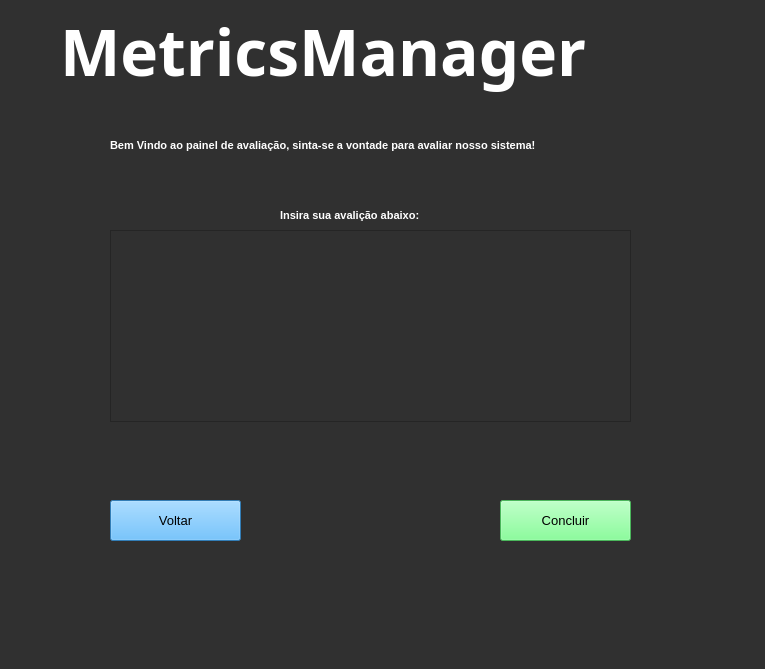
<?xml version="1.0" encoding="UTF-8"?>
<ui version="4.0">
 <class>Avaliation</class>
 <widget class="QMainWindow" name="Avaliation">
  <property name="geometry">
   <rect>
    <x>0</x>
    <y>0</y>
    <width>765</width>
    <height>669</height>
   </rect>
  </property>
  <property name="minimumSize">
   <size>
    <width>765</width>
    <height>669</height>
   </size>
  </property>
  <property name="maximumSize">
   <size>
    <width>765</width>
    <height>669</height>
   </size>
  </property>
  <property name="windowTitle">
   <string notr="true">Avaliação</string>
  </property>
  <property name="windowIcon">
   <iconset resource="imgs.qrc">
    <normaloff>:/Img/reveja (2).png</normaloff>:/Img/reveja (2).png</iconset>
  </property>
  <property name="styleSheet">
   <string notr="true">background-color: rgb(48, 48, 48);</string>
  </property>
  <property name="dockNestingEnabled">
   <bool>false</bool>
  </property>
  <widget class="QWidget" name="centralwidget">
   <widget class="QLabel" name="label">
    <property name="geometry">
     <rect>
      <x>60</x>
      <y>0</y>
      <width>661</width>
      <height>101</height>
     </rect>
    </property>
    <property name="minimumSize">
     <size>
      <width>0</width>
      <height>51</height>
     </size>
    </property>
    <property name="font">
     <font>
      <family>Segoe UI Black</family>
      <pointsize>48</pointsize>
      <weight>75</weight>
      <bold>true</bold>
     </font>
    </property>
    <property name="styleSheet">
     <string notr="true">color: rgb(255, 255, 255);</string>
    </property>
    <property name="text">
     <string>MetricsManager</string>
    </property>
   </widget>
   <widget class="QLabel" name="label_2">
    <property name="geometry">
     <rect>
      <x>110</x>
      <y>110</y>
      <width>531</width>
      <height>71</height>
     </rect>
    </property>
    <property name="font">
     <font>
      <pointsize>8</pointsize>
      <weight>75</weight>
      <bold>true</bold>
     </font>
    </property>
    <property name="styleSheet">
     <string notr="true">color: rgb(255, 255, 255);</string>
    </property>
    <property name="text">
     <string>Bem Vindo ao painel de avaliação, sinta-se a vontade para avaliar nosso sistema!</string>
    </property>
   </widget>
   <widget class="QLabel" name="label_3">
    <property name="geometry">
     <rect>
      <x>280</x>
      <y>190</y>
      <width>181</width>
      <height>51</height>
     </rect>
    </property>
    <property name="font">
     <font>
      <pointsize>8</pointsize>
      <weight>75</weight>
      <bold>true</bold>
     </font>
    </property>
    <property name="styleSheet">
     <string notr="true">color: rgb(255, 255, 255);</string>
    </property>
    <property name="text">
     <string>Insira sua avalição abaixo:</string>
    </property>
   </widget>
   <widget class="QPlainTextEdit" name="plainTextEdit">
    <property name="geometry">
     <rect>
      <x>110</x>
      <y>230</y>
      <width>521</width>
      <height>192</height>
     </rect>
    </property>
    <property name="styleSheet">
     <string notr="true">color: rgb(255, 255, 255);</string>
    </property>
   </widget>
   <widget class="QPushButton" name="pushButton">
    <property name="geometry">
     <rect>
      <x>500</x>
      <y>500</y>
      <width>131</width>
      <height>41</height>
     </rect>
    </property>
    <property name="palette">
     <palette>
      <active>
       <colorrole role="WindowText">
        <brush brushstyle="SolidPattern">
         <color alpha="255">
          <red>0</red>
          <green>0</green>
          <blue>0</blue>
         </color>
        </brush>
       </colorrole>
       <colorrole role="Button">
        <brush brushstyle="SolidPattern">
         <color alpha="255">
          <red>103</red>
          <green>255</green>
          <blue>128</blue>
         </color>
        </brush>
       </colorrole>
       <colorrole role="Light">
        <brush brushstyle="SolidPattern">
         <color alpha="255">
          <red>125</red>
          <green>182</green>
          <blue>255</blue>
         </color>
        </brush>
       </colorrole>
       <colorrole role="Midlight">
        <brush brushstyle="SolidPattern">
         <color alpha="255">
          <red>72</red>
          <green>148</green>
          <blue>247</blue>
         </color>
        </brush>
       </colorrole>
       <colorrole role="Dark">
        <brush brushstyle="SolidPattern">
         <color alpha="255">
          <red>9</red>
          <green>57</green>
          <blue>120</blue>
         </color>
        </brush>
       </colorrole>
       <colorrole role="Mid">
        <brush brushstyle="SolidPattern">
         <color alpha="255">
          <red>12</red>
          <green>76</green>
          <blue>160</blue>
         </color>
        </brush>
       </colorrole>
       <colorrole role="Text">
        <brush brushstyle="SolidPattern">
         <color alpha="255">
          <red>0</red>
          <green>0</green>
          <blue>0</blue>
         </color>
        </brush>
       </colorrole>
       <colorrole role="BrightText">
        <brush brushstyle="SolidPattern">
         <color alpha="255">
          <red>255</red>
          <green>255</green>
          <blue>255</blue>
         </color>
        </brush>
       </colorrole>
       <colorrole role="ButtonText">
        <brush brushstyle="SolidPattern">
         <color alpha="255">
          <red>0</red>
          <green>0</green>
          <blue>0</blue>
         </color>
        </brush>
       </colorrole>
       <colorrole role="Base">
        <brush brushstyle="SolidPattern">
         <color alpha="255">
          <red>103</red>
          <green>255</green>
          <blue>128</blue>
         </color>
        </brush>
       </colorrole>
       <colorrole role="Window">
        <brush brushstyle="SolidPattern">
         <color alpha="255">
          <red>103</red>
          <green>255</green>
          <blue>128</blue>
         </color>
        </brush>
       </colorrole>
       <colorrole role="Shadow">
        <brush brushstyle="SolidPattern">
         <color alpha="255">
          <red>0</red>
          <green>0</green>
          <blue>0</blue>
         </color>
        </brush>
       </colorrole>
       <colorrole role="AlternateBase">
        <brush brushstyle="SolidPattern">
         <color alpha="255">
          <red>137</red>
          <green>185</green>
          <blue>247</blue>
         </color>
        </brush>
       </colorrole>
       <colorrole role="ToolTipBase">
        <brush brushstyle="SolidPattern">
         <color alpha="255">
          <red>255</red>
          <green>255</green>
          <blue>220</blue>
         </color>
        </brush>
       </colorrole>
       <colorrole role="ToolTipText">
        <brush brushstyle="SolidPattern">
         <color alpha="255">
          <red>0</red>
          <green>0</green>
          <blue>0</blue>
         </color>
        </brush>
       </colorrole>
       <colorrole role="PlaceholderText">
        <brush brushstyle="SolidPattern">
         <color alpha="128">
          <red>0</red>
          <green>0</green>
          <blue>0</blue>
         </color>
        </brush>
       </colorrole>
      </active>
      <inactive>
       <colorrole role="WindowText">
        <brush brushstyle="SolidPattern">
         <color alpha="255">
          <red>0</red>
          <green>0</green>
          <blue>0</blue>
         </color>
        </brush>
       </colorrole>
       <colorrole role="Button">
        <brush brushstyle="SolidPattern">
         <color alpha="255">
          <red>103</red>
          <green>255</green>
          <blue>128</blue>
         </color>
        </brush>
       </colorrole>
       <colorrole role="Light">
        <brush brushstyle="SolidPattern">
         <color alpha="255">
          <red>125</red>
          <green>182</green>
          <blue>255</blue>
         </color>
        </brush>
       </colorrole>
       <colorrole role="Midlight">
        <brush brushstyle="SolidPattern">
         <color alpha="255">
          <red>72</red>
          <green>148</green>
          <blue>247</blue>
         </color>
        </brush>
       </colorrole>
       <colorrole role="Dark">
        <brush brushstyle="SolidPattern">
         <color alpha="255">
          <red>9</red>
          <green>57</green>
          <blue>120</blue>
         </color>
        </brush>
       </colorrole>
       <colorrole role="Mid">
        <brush brushstyle="SolidPattern">
         <color alpha="255">
          <red>12</red>
          <green>76</green>
          <blue>160</blue>
         </color>
        </brush>
       </colorrole>
       <colorrole role="Text">
        <brush brushstyle="SolidPattern">
         <color alpha="255">
          <red>0</red>
          <green>0</green>
          <blue>0</blue>
         </color>
        </brush>
       </colorrole>
       <colorrole role="BrightText">
        <brush brushstyle="SolidPattern">
         <color alpha="255">
          <red>255</red>
          <green>255</green>
          <blue>255</blue>
         </color>
        </brush>
       </colorrole>
       <colorrole role="ButtonText">
        <brush brushstyle="SolidPattern">
         <color alpha="255">
          <red>0</red>
          <green>0</green>
          <blue>0</blue>
         </color>
        </brush>
       </colorrole>
       <colorrole role="Base">
        <brush brushstyle="SolidPattern">
         <color alpha="255">
          <red>103</red>
          <green>255</green>
          <blue>128</blue>
         </color>
        </brush>
       </colorrole>
       <colorrole role="Window">
        <brush brushstyle="SolidPattern">
         <color alpha="255">
          <red>103</red>
          <green>255</green>
          <blue>128</blue>
         </color>
        </brush>
       </colorrole>
       <colorrole role="Shadow">
        <brush brushstyle="SolidPattern">
         <color alpha="255">
          <red>0</red>
          <green>0</green>
          <blue>0</blue>
         </color>
        </brush>
       </colorrole>
       <colorrole role="AlternateBase">
        <brush brushstyle="SolidPattern">
         <color alpha="255">
          <red>137</red>
          <green>185</green>
          <blue>247</blue>
         </color>
        </brush>
       </colorrole>
       <colorrole role="ToolTipBase">
        <brush brushstyle="SolidPattern">
         <color alpha="255">
          <red>255</red>
          <green>255</green>
          <blue>220</blue>
         </color>
        </brush>
       </colorrole>
       <colorrole role="ToolTipText">
        <brush brushstyle="SolidPattern">
         <color alpha="255">
          <red>0</red>
          <green>0</green>
          <blue>0</blue>
         </color>
        </brush>
       </colorrole>
       <colorrole role="PlaceholderText">
        <brush brushstyle="SolidPattern">
         <color alpha="128">
          <red>0</red>
          <green>0</green>
          <blue>0</blue>
         </color>
        </brush>
       </colorrole>
      </inactive>
      <disabled>
       <colorrole role="WindowText">
        <brush brushstyle="SolidPattern">
         <color alpha="255">
          <red>9</red>
          <green>57</green>
          <blue>120</blue>
         </color>
        </brush>
       </colorrole>
       <colorrole role="Button">
        <brush brushstyle="SolidPattern">
         <color alpha="255">
          <red>103</red>
          <green>255</green>
          <blue>128</blue>
         </color>
        </brush>
       </colorrole>
       <colorrole role="Light">
        <brush brushstyle="SolidPattern">
         <color alpha="255">
          <red>125</red>
          <green>182</green>
          <blue>255</blue>
         </color>
        </brush>
       </colorrole>
       <colorrole role="Midlight">
        <brush brushstyle="SolidPattern">
         <color alpha="255">
          <red>72</red>
          <green>148</green>
          <blue>247</blue>
         </color>
        </brush>
       </colorrole>
       <colorrole role="Dark">
        <brush brushstyle="SolidPattern">
         <color alpha="255">
          <red>9</red>
          <green>57</green>
          <blue>120</blue>
         </color>
        </brush>
       </colorrole>
       <colorrole role="Mid">
        <brush brushstyle="SolidPattern">
         <color alpha="255">
          <red>12</red>
          <green>76</green>
          <blue>160</blue>
         </color>
        </brush>
       </colorrole>
       <colorrole role="Text">
        <brush brushstyle="SolidPattern">
         <color alpha="255">
          <red>9</red>
          <green>57</green>
          <blue>120</blue>
         </color>
        </brush>
       </colorrole>
       <colorrole role="BrightText">
        <brush brushstyle="SolidPattern">
         <color alpha="255">
          <red>255</red>
          <green>255</green>
          <blue>255</blue>
         </color>
        </brush>
       </colorrole>
       <colorrole role="ButtonText">
        <brush brushstyle="SolidPattern">
         <color alpha="255">
          <red>9</red>
          <green>57</green>
          <blue>120</blue>
         </color>
        </brush>
       </colorrole>
       <colorrole role="Base">
        <brush brushstyle="SolidPattern">
         <color alpha="255">
          <red>103</red>
          <green>255</green>
          <blue>128</blue>
         </color>
        </brush>
       </colorrole>
       <colorrole role="Window">
        <brush brushstyle="SolidPattern">
         <color alpha="255">
          <red>103</red>
          <green>255</green>
          <blue>128</blue>
         </color>
        </brush>
       </colorrole>
       <colorrole role="Shadow">
        <brush brushstyle="SolidPattern">
         <color alpha="255">
          <red>0</red>
          <green>0</green>
          <blue>0</blue>
         </color>
        </brush>
       </colorrole>
       <colorrole role="AlternateBase">
        <brush brushstyle="SolidPattern">
         <color alpha="255">
          <red>19</red>
          <green>115</green>
          <blue>240</blue>
         </color>
        </brush>
       </colorrole>
       <colorrole role="ToolTipBase">
        <brush brushstyle="SolidPattern">
         <color alpha="255">
          <red>255</red>
          <green>255</green>
          <blue>220</blue>
         </color>
        </brush>
       </colorrole>
       <colorrole role="ToolTipText">
        <brush brushstyle="SolidPattern">
         <color alpha="255">
          <red>0</red>
          <green>0</green>
          <blue>0</blue>
         </color>
        </brush>
       </colorrole>
       <colorrole role="PlaceholderText">
        <brush brushstyle="SolidPattern">
         <color alpha="128">
          <red>0</red>
          <green>0</green>
          <blue>0</blue>
         </color>
        </brush>
       </colorrole>
      </disabled>
     </palette>
    </property>
    <property name="font">
     <font>
      <pointsize>10</pointsize>
     </font>
    </property>
    <property name="styleSheet">
     <string notr="true">background-color: rgb(103, 255, 128);</string>
    </property>
    <property name="text">
     <string>Concluir</string>
    </property>
   </widget>
   <widget class="QPushButton" name="pushButton_2">
    <property name="geometry">
     <rect>
      <x>110</x>
      <y>500</y>
      <width>131</width>
      <height>41</height>
     </rect>
    </property>
    <property name="palette">
     <palette>
      <active>
       <colorrole role="WindowText">
        <brush brushstyle="SolidPattern">
         <color alpha="255">
          <red>0</red>
          <green>0</green>
          <blue>0</blue>
         </color>
        </brush>
       </colorrole>
       <colorrole role="Button">
        <brush brushstyle="SolidPattern">
         <color alpha="255">
          <red>70</red>
          <green>175</green>
          <blue>255</blue>
         </color>
        </brush>
       </colorrole>
       <colorrole role="Light">
        <brush brushstyle="SolidPattern">
         <color alpha="255">
          <red>125</red>
          <green>182</green>
          <blue>255</blue>
         </color>
        </brush>
       </colorrole>
       <colorrole role="Midlight">
        <brush brushstyle="SolidPattern">
         <color alpha="255">
          <red>72</red>
          <green>148</green>
          <blue>247</blue>
         </color>
        </brush>
       </colorrole>
       <colorrole role="Dark">
        <brush brushstyle="SolidPattern">
         <color alpha="255">
          <red>9</red>
          <green>57</green>
          <blue>120</blue>
         </color>
        </brush>
       </colorrole>
       <colorrole role="Mid">
        <brush brushstyle="SolidPattern">
         <color alpha="255">
          <red>12</red>
          <green>76</green>
          <blue>160</blue>
         </color>
        </brush>
       </colorrole>
       <colorrole role="Text">
        <brush brushstyle="SolidPattern">
         <color alpha="255">
          <red>0</red>
          <green>0</green>
          <blue>0</blue>
         </color>
        </brush>
       </colorrole>
       <colorrole role="BrightText">
        <brush brushstyle="SolidPattern">
         <color alpha="255">
          <red>255</red>
          <green>255</green>
          <blue>255</blue>
         </color>
        </brush>
       </colorrole>
       <colorrole role="ButtonText">
        <brush brushstyle="SolidPattern">
         <color alpha="255">
          <red>0</red>
          <green>0</green>
          <blue>0</blue>
         </color>
        </brush>
       </colorrole>
       <colorrole role="Base">
        <brush brushstyle="SolidPattern">
         <color alpha="255">
          <red>70</red>
          <green>175</green>
          <blue>255</blue>
         </color>
        </brush>
       </colorrole>
       <colorrole role="Window">
        <brush brushstyle="SolidPattern">
         <color alpha="255">
          <red>70</red>
          <green>175</green>
          <blue>255</blue>
         </color>
        </brush>
       </colorrole>
       <colorrole role="Shadow">
        <brush brushstyle="SolidPattern">
         <color alpha="255">
          <red>0</red>
          <green>0</green>
          <blue>0</blue>
         </color>
        </brush>
       </colorrole>
       <colorrole role="AlternateBase">
        <brush brushstyle="SolidPattern">
         <color alpha="255">
          <red>137</red>
          <green>185</green>
          <blue>247</blue>
         </color>
        </brush>
       </colorrole>
       <colorrole role="ToolTipBase">
        <brush brushstyle="SolidPattern">
         <color alpha="255">
          <red>255</red>
          <green>255</green>
          <blue>220</blue>
         </color>
        </brush>
       </colorrole>
       <colorrole role="ToolTipText">
        <brush brushstyle="SolidPattern">
         <color alpha="255">
          <red>0</red>
          <green>0</green>
          <blue>0</blue>
         </color>
        </brush>
       </colorrole>
       <colorrole role="PlaceholderText">
        <brush brushstyle="SolidPattern">
         <color alpha="128">
          <red>0</red>
          <green>0</green>
          <blue>0</blue>
         </color>
        </brush>
       </colorrole>
      </active>
      <inactive>
       <colorrole role="WindowText">
        <brush brushstyle="SolidPattern">
         <color alpha="255">
          <red>0</red>
          <green>0</green>
          <blue>0</blue>
         </color>
        </brush>
       </colorrole>
       <colorrole role="Button">
        <brush brushstyle="SolidPattern">
         <color alpha="255">
          <red>70</red>
          <green>175</green>
          <blue>255</blue>
         </color>
        </brush>
       </colorrole>
       <colorrole role="Light">
        <brush brushstyle="SolidPattern">
         <color alpha="255">
          <red>125</red>
          <green>182</green>
          <blue>255</blue>
         </color>
        </brush>
       </colorrole>
       <colorrole role="Midlight">
        <brush brushstyle="SolidPattern">
         <color alpha="255">
          <red>72</red>
          <green>148</green>
          <blue>247</blue>
         </color>
        </brush>
       </colorrole>
       <colorrole role="Dark">
        <brush brushstyle="SolidPattern">
         <color alpha="255">
          <red>9</red>
          <green>57</green>
          <blue>120</blue>
         </color>
        </brush>
       </colorrole>
       <colorrole role="Mid">
        <brush brushstyle="SolidPattern">
         <color alpha="255">
          <red>12</red>
          <green>76</green>
          <blue>160</blue>
         </color>
        </brush>
       </colorrole>
       <colorrole role="Text">
        <brush brushstyle="SolidPattern">
         <color alpha="255">
          <red>0</red>
          <green>0</green>
          <blue>0</blue>
         </color>
        </brush>
       </colorrole>
       <colorrole role="BrightText">
        <brush brushstyle="SolidPattern">
         <color alpha="255">
          <red>255</red>
          <green>255</green>
          <blue>255</blue>
         </color>
        </brush>
       </colorrole>
       <colorrole role="ButtonText">
        <brush brushstyle="SolidPattern">
         <color alpha="255">
          <red>0</red>
          <green>0</green>
          <blue>0</blue>
         </color>
        </brush>
       </colorrole>
       <colorrole role="Base">
        <brush brushstyle="SolidPattern">
         <color alpha="255">
          <red>70</red>
          <green>175</green>
          <blue>255</blue>
         </color>
        </brush>
       </colorrole>
       <colorrole role="Window">
        <brush brushstyle="SolidPattern">
         <color alpha="255">
          <red>70</red>
          <green>175</green>
          <blue>255</blue>
         </color>
        </brush>
       </colorrole>
       <colorrole role="Shadow">
        <brush brushstyle="SolidPattern">
         <color alpha="255">
          <red>0</red>
          <green>0</green>
          <blue>0</blue>
         </color>
        </brush>
       </colorrole>
       <colorrole role="AlternateBase">
        <brush brushstyle="SolidPattern">
         <color alpha="255">
          <red>137</red>
          <green>185</green>
          <blue>247</blue>
         </color>
        </brush>
       </colorrole>
       <colorrole role="ToolTipBase">
        <brush brushstyle="SolidPattern">
         <color alpha="255">
          <red>255</red>
          <green>255</green>
          <blue>220</blue>
         </color>
        </brush>
       </colorrole>
       <colorrole role="ToolTipText">
        <brush brushstyle="SolidPattern">
         <color alpha="255">
          <red>0</red>
          <green>0</green>
          <blue>0</blue>
         </color>
        </brush>
       </colorrole>
       <colorrole role="PlaceholderText">
        <brush brushstyle="SolidPattern">
         <color alpha="128">
          <red>0</red>
          <green>0</green>
          <blue>0</blue>
         </color>
        </brush>
       </colorrole>
      </inactive>
      <disabled>
       <colorrole role="WindowText">
        <brush brushstyle="SolidPattern">
         <color alpha="255">
          <red>9</red>
          <green>57</green>
          <blue>120</blue>
         </color>
        </brush>
       </colorrole>
       <colorrole role="Button">
        <brush brushstyle="SolidPattern">
         <color alpha="255">
          <red>70</red>
          <green>175</green>
          <blue>255</blue>
         </color>
        </brush>
       </colorrole>
       <colorrole role="Light">
        <brush brushstyle="SolidPattern">
         <color alpha="255">
          <red>125</red>
          <green>182</green>
          <blue>255</blue>
         </color>
        </brush>
       </colorrole>
       <colorrole role="Midlight">
        <brush brushstyle="SolidPattern">
         <color alpha="255">
          <red>72</red>
          <green>148</green>
          <blue>247</blue>
         </color>
        </brush>
       </colorrole>
       <colorrole role="Dark">
        <brush brushstyle="SolidPattern">
         <color alpha="255">
          <red>9</red>
          <green>57</green>
          <blue>120</blue>
         </color>
        </brush>
       </colorrole>
       <colorrole role="Mid">
        <brush brushstyle="SolidPattern">
         <color alpha="255">
          <red>12</red>
          <green>76</green>
          <blue>160</blue>
         </color>
        </brush>
       </colorrole>
       <colorrole role="Text">
        <brush brushstyle="SolidPattern">
         <color alpha="255">
          <red>9</red>
          <green>57</green>
          <blue>120</blue>
         </color>
        </brush>
       </colorrole>
       <colorrole role="BrightText">
        <brush brushstyle="SolidPattern">
         <color alpha="255">
          <red>255</red>
          <green>255</green>
          <blue>255</blue>
         </color>
        </brush>
       </colorrole>
       <colorrole role="ButtonText">
        <brush brushstyle="SolidPattern">
         <color alpha="255">
          <red>9</red>
          <green>57</green>
          <blue>120</blue>
         </color>
        </brush>
       </colorrole>
       <colorrole role="Base">
        <brush brushstyle="SolidPattern">
         <color alpha="255">
          <red>70</red>
          <green>175</green>
          <blue>255</blue>
         </color>
        </brush>
       </colorrole>
       <colorrole role="Window">
        <brush brushstyle="SolidPattern">
         <color alpha="255">
          <red>70</red>
          <green>175</green>
          <blue>255</blue>
         </color>
        </brush>
       </colorrole>
       <colorrole role="Shadow">
        <brush brushstyle="SolidPattern">
         <color alpha="255">
          <red>0</red>
          <green>0</green>
          <blue>0</blue>
         </color>
        </brush>
       </colorrole>
       <colorrole role="AlternateBase">
        <brush brushstyle="SolidPattern">
         <color alpha="255">
          <red>19</red>
          <green>115</green>
          <blue>240</blue>
         </color>
        </brush>
       </colorrole>
       <colorrole role="ToolTipBase">
        <brush brushstyle="SolidPattern">
         <color alpha="255">
          <red>255</red>
          <green>255</green>
          <blue>220</blue>
         </color>
        </brush>
       </colorrole>
       <colorrole role="ToolTipText">
        <brush brushstyle="SolidPattern">
         <color alpha="255">
          <red>0</red>
          <green>0</green>
          <blue>0</blue>
         </color>
        </brush>
       </colorrole>
       <colorrole role="PlaceholderText">
        <brush brushstyle="SolidPattern">
         <color alpha="128">
          <red>0</red>
          <green>0</green>
          <blue>0</blue>
         </color>
        </brush>
       </colorrole>
      </disabled>
     </palette>
    </property>
    <property name="font">
     <font>
      <pointsize>10</pointsize>
     </font>
    </property>
    <property name="styleSheet">
     <string notr="true">background-color: rgb(70, 175, 255);</string>
    </property>
    <property name="text">
     <string>Voltar</string>
    </property>
   </widget>
  </widget>
  <widget class="QMenuBar" name="menubar">
   <property name="geometry">
    <rect>
     <x>0</x>
     <y>0</y>
     <width>765</width>
     <height>26</height>
    </rect>
   </property>
  </widget>
  <widget class="QStatusBar" name="statusbar"/>
 </widget>
 <resources>
  <include location="imgs.qrc"/>
 </resources>
 <connections/>
</ui>
